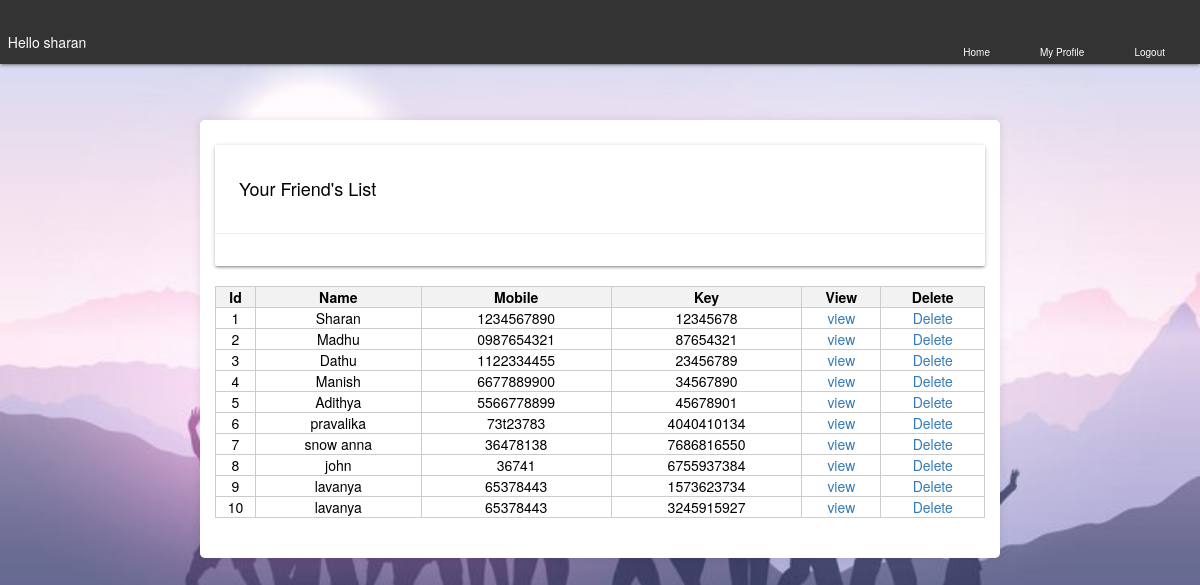
Screenshot of /admin/viewfriend.php (signed in) with the database file from the repository.
### tables this page shows
CREATE TABLE `fname` (
  `id` int NOT NULL AUTO_INCREMENT,
  `fname` varchar(50) NOT NULL,
  `mobile` varchar(11) NOT NULL,
  `lkey` varchar(11) NOT NULL,
  `added` datetime NOT NULL DEFAULT CURRENT_TIMESTAMP,
  PRIMARY KEY (`id`)
);

### admin/viewfriend.php (the view, shortened to what this page needs)
<?php
	require_once '../config/dbcon.php';
	if ($_SESSION['uname']) {
		$sqlselect = "SELECT * FROM fname";
		$sql = mysqli_query($conn,$sqlselect);
		$id = 1;
	}
	else
	{
		header("Location: ../ ");
	}
?>
<!DOCTYPE html>
<html>
<head>
	<?php require_once 'links.php'; ?>
	<link rel="stylesheet" href="viewfriend.css">
	<link rel="stylesheet" type="text/css" href="assets/bootstrap/bootstrap.min.css">
<link rel="stylesheet" type="text/css" href="assets/bootstrap/bootstrap.css">
<link rel="stylesheet" type="text/css" href="assets/style.css">
</head>
<body>
	<div class="container">
			<?php require_once 'navbar.php'; ?>
		<div class="col s12 m7">
		    <div class="card horizontal">
		        <div class="card-stacked">
				    <div class="card-content">
				        <h4 class="header">Your Friend's List</h4>
				    </div>
				    <div class="card-action">
			    	</div>
	    		</div>
			</div>
  		</div>
  		<table class="responsive-table centered highlight">
			<thead>
				<tr>
					<th data-field='id'>Id</th>
					<th data-field='name'>Name</th>
					<th data-field='mobile'>Mobile</th>
					<th data-field='key'>Key</th>
					<th data-field='view'>View</th>
					<th data-field='delete'>Delete</th>
				</tr>
			</thead>
			<tbody>
			<?php
				while($rows = mysqli_fetch_assoc($sql)) {
			?>
				<tr>
					<td><?php echo $id; ?></td>
					<td><?php echo $rows['fname']; ?></td>
					<td><?php echo $rows['mobile']; ?></td>
					<td><?php echo $rows['lkey']; ?></td>
					<td><a href="view.php?fname=<?php echo $rows['fname'];?>">view</a></td>
					<td><a href="del.php?id=<?php echo $rows['id'];?>">Delete</a></td>
				</tr>
			<?php
				$id = $id +1;
			} ?>
			</tbody>
		</table>
	</div>
</body>
</html>

### admin/viewfriend.css (style rules this page uses)
body { font-family: Arial, sans-serif; background: url('../images/bk3.jpg') no-repeat center center fixed; background-size: cover; margin: 0; padding: 0; color: #333; }
.container { max-width: 800px; margin: 120px auto; padding: 20px; background-color: rgba(255, 255, 255, 1); box-shadow: 0 0 10px rgba(0,0,0,0.1); border-radius: 5px; }
.card-content { padding: 15px; }
.card-action { background-color: #f0f0f0; padding: 10px; text-align: center; }
table { width: 100%; border-collapse: collapse; margin: 20px 0; }
table, th, td { border: 1px solid #ccc; }
th, td { padding: 10px; text-align: center; }
th { background-color: #f2f2f2; }
a { color: #007bff; text-decoration: none; }

### assets/style.css (style rules this page uses)
body { background-image: url("../images/bk.jpg"); background-size: cover; background-attachment: fixed; background-position: center; color: #000; }

### rows the page displays
fname: fname "Sharan", mobile "1234567890", lkey "12345678"
fname: fname "Madhu", mobile "0987654321", lkey "87654321"
fname: fname "Dathu", mobile "1122334455", lkey "23456789"
fname: fname "Manish", mobile "6677889900", lkey "34567890"
fname: fname "Adithya", mobile "5566778899", lkey "45678901"
fname: fname "pravalika", mobile "73t23783", lkey "4040410134"
fname: fname "snow anna", mobile "36478138", lkey "7686816550"
fname: fname "john", mobile "36741", lkey "6755937384"
fname: fname "lavanya", mobile "65378443", lkey "1573623734"
fname: fname "lavanya", mobile "65378443", lkey "3245915927"

### other values shown
$_SESSION['uname'] "sharan"
